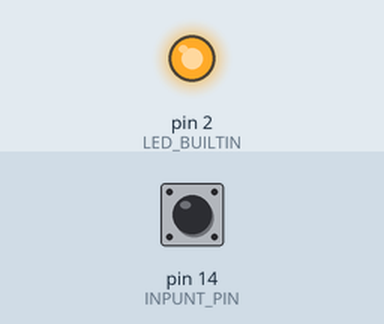
Simulated run of this sketch. Board: Arduino Uno, built with avr-gcc and run on an emulated ATmega328P. Parts: output pins drawn as LEDs (lit = HIGH). Dashed ring = blinking. The test bench sets the inputs (shaded band); at power-on: pin 14 (INPUNT_PIN) HIGH.

Above: at 1.2 s.
1.3 s: pin 14 (INPUNT_PIN) pulled LOW for 1 s
At 1.55 s:
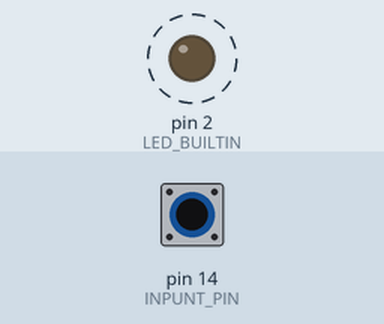
4.3 s: pin 14 (INPUNT_PIN) pulled LOW for 3.2 s
At 7.8 s:
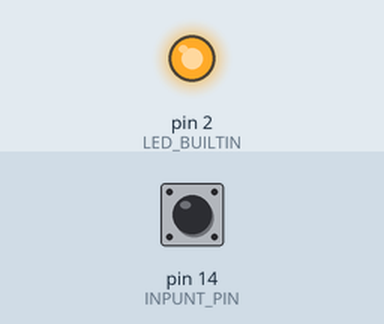
Timing chart, 0 to 9.3 s (numbered marks = the images above; inputs shaded):
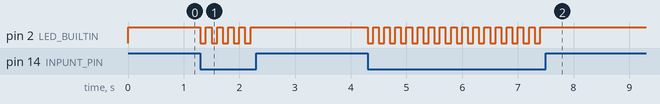

The sketch:

esp8266_input-blink.ino
```cpp
/*
  This example demonstrates the use of pinMode(INPUT_PULLUP).
  It reads a digital input on pin 14 and blinks the inbuilt LED

  The circuit:
  - momentary switch attached from pin 14 to ground
  - built-in LED on pin 2

  Unlike pinMode(INPUT), there is no pull-down resistor necessary. An internal
  20K-ohm resistor is pulled to 3V. This configuration causes the input to read
  HIGH when the switch is open, and LOW when it is closed.

*/

#define INPUNT_PIN 14
#define LED_BUILTIN 2


void setup() {
  //configure pin 14 as an input and enable the internal pull-up resistor
  pinMode(INPUNT_PIN, INPUT_PULLUP);

  pinMode(LED_BUILTIN, OUTPUT);

  // initially turn off the LED
  digitalWrite(LED_BUILTIN, HIGH);
}

void loop() {
  //read the pushbutton value into a variable
  int sensorVal = digitalRead(INPUNT_PIN);

  // Keep in mind the pull-up means the pushbutton's logic is inverted. It goes
  // HIGH when it's open, and LOW when it's pressed.
  // Blink LED if pin is LOW, that means connected
  if (sensorVal == LOW) {
    digitalWrite(LED_BUILTIN, LOW);
    delay(100);
    digitalWrite(LED_BUILTIN, HIGH);
    delay(100);
  }
}

// Next exercise: create a coin flip game.
```

Measured:
- after the input at 1.3 s, pin 2 (LED_BUILTIN): alternates HIGH for 0.10 s and LOW for 0.10 s, 10 changes in all, then stays HIGH, starting at once
- after the input at 4.3 s, pin 2 (LED_BUILTIN): alternates HIGH for 0.10 s and LOW for 0.10 s, 32 changes in all, then stays HIGH, starting at once
